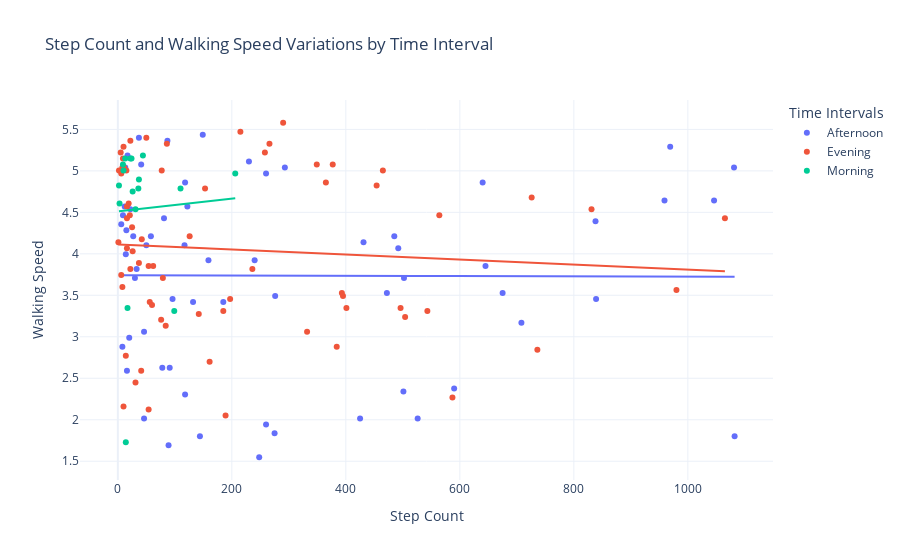

Source (notebook cell):
### Code cell
## Variations in Step Count and Walking Speed by Time Interval
fig7 = px.scatter(df, x = 'Step Count',
                  y = 'Walking Speed',
                  color = 'Time Intervals',
                  title = 'Step Count and Walking Speed Variations by Time Interval',
                  trendline='ols')

fig7.show()

### Figure 1 — Plotly figure (JSON) as saved in the notebook; plotly's stock layout.template omitted (floating-point values rounded to 4 significant figures)
{"data": [{"hovertemplate": "Time Intervals=Afternoon<br>Step Count=%{x}<br>Walking Speed=%{y}<extra></extra>", "legendgroup": "Afternoon", "marker": {"color": "#636efa", "symbol": "circle"}, "mode": "markers", "name": "Afternoon", "orientation": "v", "showlegend": true, "type": "scatter", "x": [46, 645, 14, 13, 17, 122, 839, 118, 590, 425, 260, 838, 959, 89, 472, 117, 30, 492, 431, 502, 708, 675, 58, 27, 81, 6, 50, 78, 96, 132, 33, 91, 16, 501, 240, 20, 8, 185, 144, 526, 46, 118, 230, 293, 12, 9, 41, 22, 15, 485, 1046, 159, 260, 248, 1082, 275, 276, 149, 87, 37, 969, 640, 1081], "xaxis": "x", "y": [3.06, 3.852, 3.996, 5.04, 5.184, 4.572, 3.456, 2.304, 2.376, 2.016, 4.968, 4.392, 4.644, 1.692, 3.528, 4.104, 3.708, 4.068, 4.14, 3.708, 3.168, 3.528, 4.212, 4.212, 4.428, 4.356, 4.104, 2.628, 3.456, 3.42, 3.816, 2.628, 2.592, 2.34, 3.924, 2.988, 2.88, 3.42, 1.8, 2.016, 2.016, 4.86, 5.112, 5.04, 4.572, 4.464, 5.076, 4.536, 4.284, 4.212, 4.644, 3.924, 1.944, 1.548, 1.8, 1.836, 3.492, 5.436, 5.364, 5.4, 5.292, 4.86, 5.04], "yaxis": "y"}, {"hovertemplate": "<b>OLS trendline</b><br>Walking Speed = -1.70101e-05 * Step Count + 3.74265<br>R<sup>2</sup>=0.000023<br><br>Time Intervals=Afternoon<br>Step Count=%{x}<br>Walking Speed=%{y} <b>(trend)</b><extra></extra>", "legendgroup": "Afternoon", "marker": {"color": "#636efa", "symbol": "circle"}, "mode": "lines", "name": "Afternoon", "showlegend": false, "type": "scatter", "x": [6, 8, 9, 12, 13, 14, 15, 16, 17, 20, 22, 27, 30, 33, 37, 41, 46, 46, 50, 58, 78, 81, 87, 89, 91, 96, 117, 118, 118, 122, 132, 144, 149, 159, 185, 230, 240, 248, 260, 260, 275, 276, 293, 425, 431, 472, 485, 492, 501, 502, 526, 590, 640, 645, 675, 708, 838, 839, 959, 969, 1046, 1081, 1082], "xaxis": "x", "y": [3.743, 3.743, 3.742, 3.742, 3.742, 3.742, 3.742, 3.742, 3.742, 3.742, 3.742, 3.742, 3.742, 3.742, 3.742, 3.742, 3.742, 3.742, 3.742, 3.742, 3.741, 3.741, 3.741, 3.741, 3.741, 3.741, 3.741, 3.741, 3.741, 3.741, 3.74, 3.74, 3.74, 3.74, 3.74, 3.739, 3.739, 3.738, 3.738, 3.738, 3.738, 3.738, 3.738, 3.735, 3.735, 3.735, 3.734, 3.734, 3.734, 3.734, 3.734, 3.733, 3.732, 3.732, 3.731, 3.731, 3.728, 3.728, 3.726, 3.726, 3.725, 3.724, 3.724], "yaxis": "y"}, {"hovertemplate": "Time Intervals=Evening<br>Step Count=%{x}<br>Walking Speed=%{y}<extra></extra>", "legendgroup": "Evening", "marker": {"color": "#EF553B", "symbol": "circle"}, "mode": "markers", "name": "Evening", "orientation": "v", "showlegend": true, "type": "scatter", "x": [8, 564, 153, 16, 22, 16, 587, 496, 395, 401, 384, 161, 736, 142, 10, 8, 6, 56, 26, 1, 236, 14, 504, 60, 54, 77, 19, 189, 31, 84, 76, 41, 37, 21, 50, 10, 22, 15, 79, 454, 465, 11, 365, 377, 5, 9, 2, 86, 42, 332, 185, 290, 215, 258, 266, 54, 6, 349, 980, 726, 1065, 831, 126, 62, 25, 543, 393, 197, 16], "xaxis": "x", "y": [5.04, 4.464, 4.788, 4.068, 3.816, 4.572, 2.268, 3.348, 3.492, 3.348, 2.88, 2.7, 2.844, 3.276, 2.16, 3.6, 3.744, 3.42, 4.032, 4.14, 3.816, 2.772, 3.24, 3.384, 2.124, 5.004, 4.608, 2.052, 2.448, 3.132, 3.204, 2.592, 3.888, 4.464, 5.4, 5.292, 5.364, 5.004, 3.708, 4.824, 5.004, 5.04, 4.86, 5.076, 5.22, 5.148, 5.004, 5.328, 4.176, 3.06, 3.312, 5.58, 5.472, 5.22, 5.328, 3.852, 4.968, 5.076, 3.564, 4.68, 4.428, 4.536, 4.212, 3.852, 4.32, 3.312, 3.528, 3.456, 4.428], "yaxis": "y"}, {"hovertemplate": "<b>OLS trendline</b><br>Walking Speed = -0.000303736 * Step Count + 4.11271<br>R<sup>2</sup>=0.006415<br><br>Time Intervals=Evening<br>Step Count=%{x}<br>Walking Speed=%{y} <b>(trend)</b><extra></extra>", "legendgroup": "Evening", "marker": {"color": "#EF553B", "symbol": "circle"}, "mode": "lines", "name": "Evening", "showlegend": false, "type": "scatter", "x": [1, 2, 5, 6, 6, 8, 8, 9, 10, 10, 11, 14, 15, 16, 16, 16, 19, 21, 22, 22, 25, 26, 31, 37, 41, 42, 50, 54, 54, 56, 60, 62, 76, 77, 79, 84, 86, 126, 142, 153, 161, 185, 189, 197, 215, 236, 258, 266, 290, 332, 349, 365, 377, 384, 393, 395, 401, 454, 465, 496, 504, 543, 564, 587, 726, 736, 831, 980, 1065], "xaxis": "x", "y": [4.112, 4.112, 4.111, 4.111, 4.111, 4.11, 4.11, 4.11, 4.11, 4.11, 4.109, 4.108, 4.108, 4.108, 4.108, 4.108, 4.107, 4.106, 4.106, 4.106, 4.105, 4.105, 4.103, 4.101, 4.1, 4.1, 4.098, 4.096, 4.096, 4.096, 4.094, 4.094, 4.09, 4.089, 4.089, 4.087, 4.087, 4.074, 4.07, 4.066, 4.064, 4.057, 4.055, 4.053, 4.047, 4.041, 4.034, 4.032, 4.025, 4.012, 4.007, 4.002, 3.998, 3.996, 3.993, 3.993, 3.991, 3.975, 3.971, 3.962, 3.96, 3.948, 3.941, 3.934, 3.892, 3.889, 3.86, 3.815, 3.789], "yaxis": "y"}, {"hovertemplate": "Time Intervals=Morning<br>Step Count=%{x}<br>Walking Speed=%{y}<extra></extra>", "legendgroup": "Morning", "marker": {"color": "#00cc96", "symbol": "circle"}, "mode": "markers", "name": "Morning", "orientation": "v", "showlegend": true, "type": "scatter", "x": [37, 14, 22, 206, 44, 17, 24, 26, 110, 2, 9, 13, 10, 36, 99, 3, 31], "xaxis": "x", "y": [4.896, 1.728, 5.148, 4.968, 5.184, 3.348, 5.148, 4.752, 4.788, 4.824, 5.076, 5.148, 5.004, 4.788, 3.312, 4.608, 4.536], "yaxis": "y"}, {"hovertemplate": "<b>OLS trendline</b><br>Walking Speed = 0.000760925 * Step Count + 4.513<br>R<sup>2</sup>=0.001872<br><br>Time Intervals=Morning<br>Step Count=%{x}<br>Walking Speed=%{y} <b>(trend)</b><extra></extra>", "legendgroup": "Morning", "marker": {"color": "#00cc96", "symbol": "circle"}, "mode": "lines", "name": "Morning", "showlegend": false, "type": "scatter", "x": [2, 3, 9, 10, 13, 14, 17, 22, 24, 26, 31, 36, 37, 44, 99, 110, 206], "xaxis": "x", "y": [4.515, 4.515, 4.52, 4.521, 4.523, 4.524, 4.526, 4.53, 4.531, 4.533, 4.537, 4.54, 4.541, 4.546, 4.588, 4.597, 4.67], "yaxis": "y"}], "layout": {"legend": {"title": {"text": "Time Intervals"}, "tracegroupgap": 0}, "title": {"text": "Step Count and Walking Speed Variations by Time Interval"}, "xaxis": {"anchor": "y", "domain": [0, 1], "title": {"text": "Step Count"}}, "yaxis": {"anchor": "x", "domain": [0, 1], "title": {"text": "Walking Speed"}}}}
